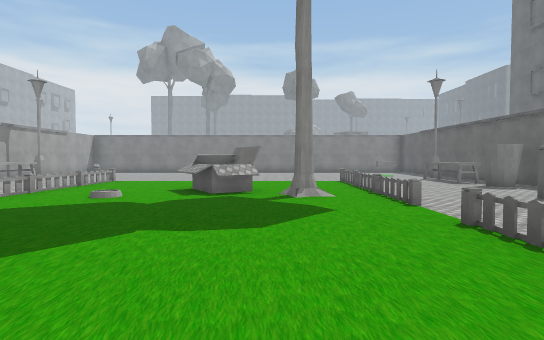
view 1 (above)

18 first-person views from a walk through a scene from a Unity 3-D project. The camera is 1.5 m above the floor, tilts 2° down and sees 80° across. The floor is counted in squares, 2 m on a side. Each view is taken from the middle of a square. On the plan, view 1 faces up. The plan holds only what a view shows up to about 11 squares ahead; the rest is blank. The place goes on beyond the plan. The player character is not drawn. Some surface patterns are stand-ins.

view 2
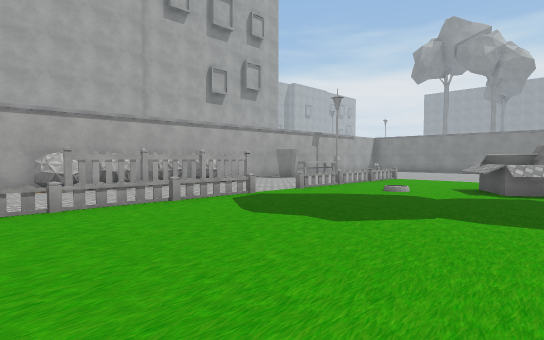

view 3
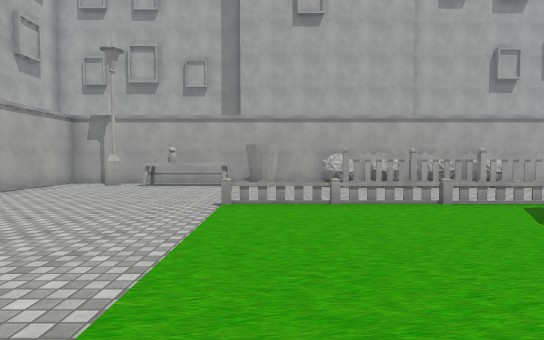

view 4
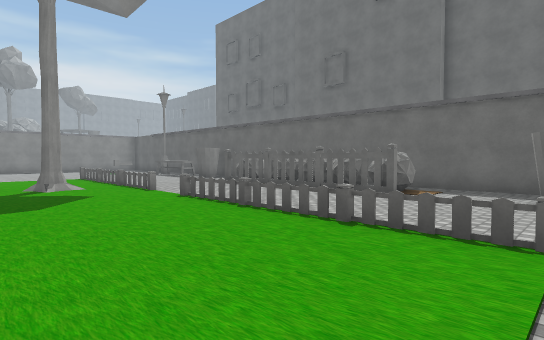

view 5
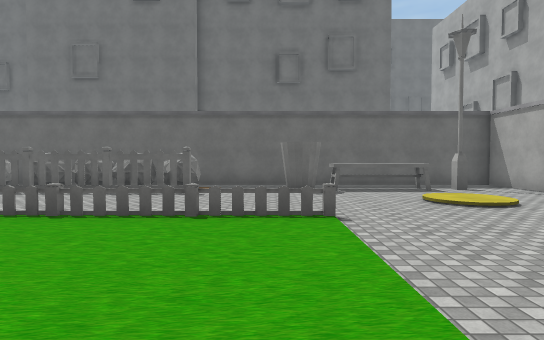

view 6
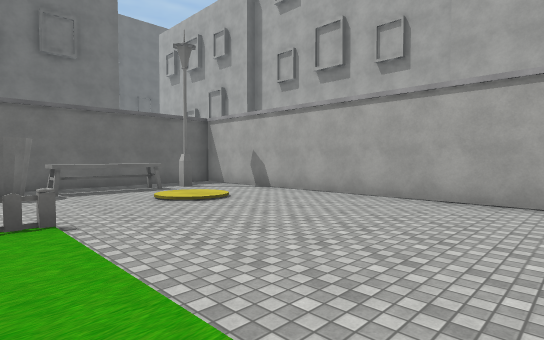

view 7
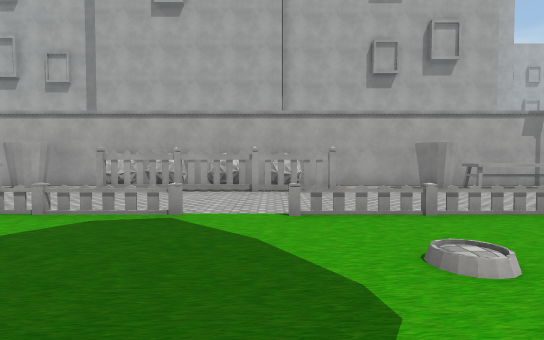

view 8
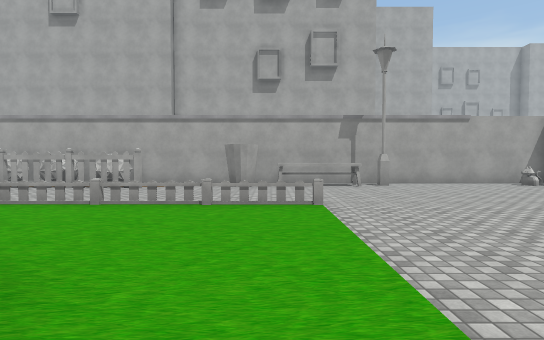

view 9
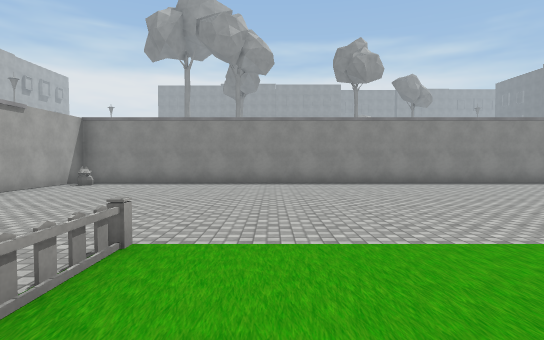

view 10
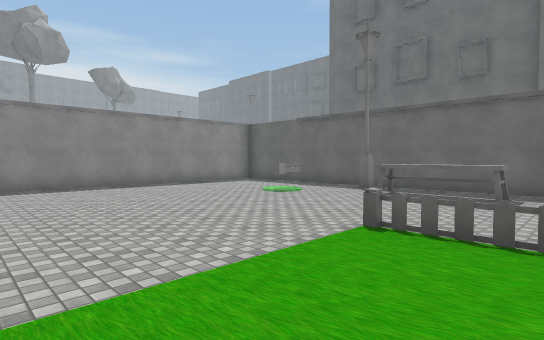

view 11
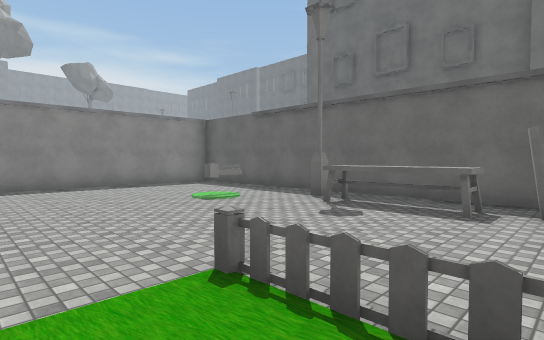

view 12
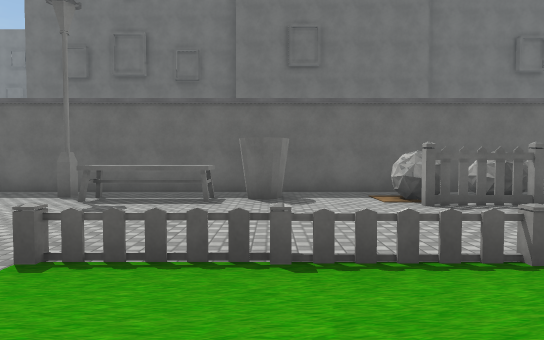

view 13
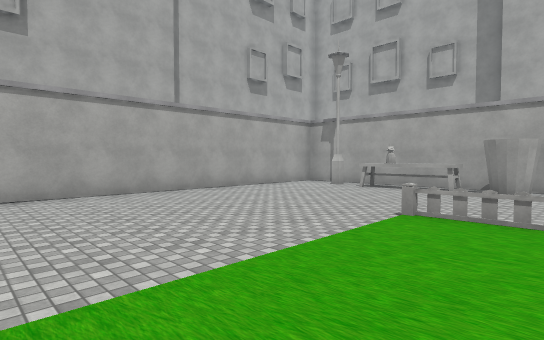

view 14
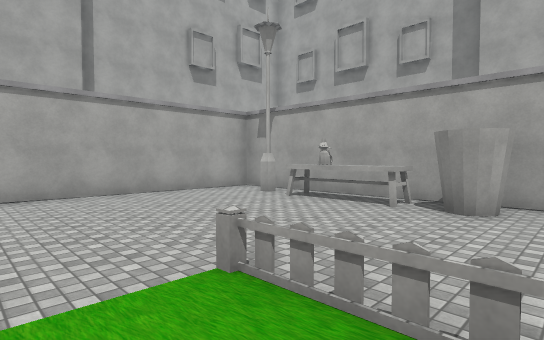

view 15
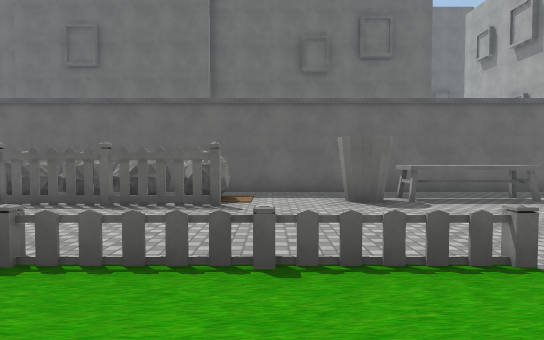

view 16
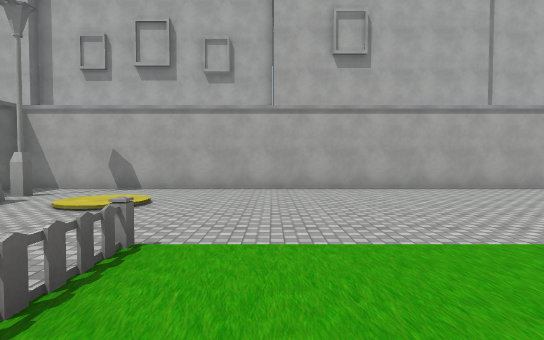

view 17
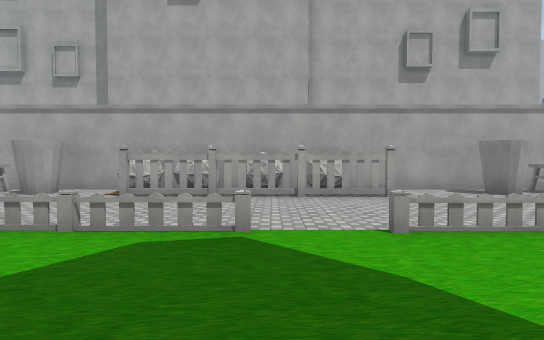

view 18
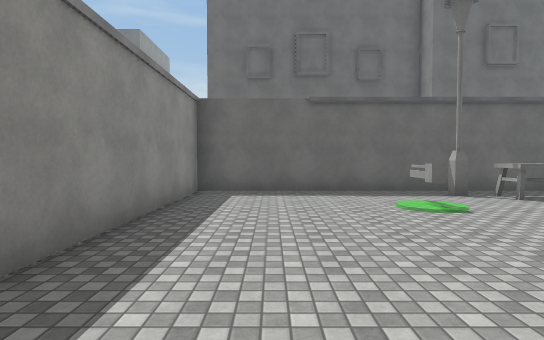

### Floor plan
Points are (right, up) in squares from view 1. A wall is a line through its corners. A room is listed if a view was taken in it or the views show most of it. See-through windows are left out.
Room 1 (views 1, 2, 3, 4, 5, 6, 7, 8, 9, 10, 11, 12, 13, 14, 15, 16, 17, 18)
walls: (7.4, -7.3) (7.4, 18.7) (-10.2, 18.7) (-10.2, -7.3) (7.4, -7.3)
objects: bush (-10, 1) to (-9, 1); bush (-10, 5); other object (-10, 17); bench (-9, -4) to (-9, -3); bin (-9, -1); bush (-9, 2) to (-9, 3); fence (-9, 4); fence (-9, 5) to (-9, 6); bin (-9, 9) to (-9, 10); bench (-9, 11) to (-9, 12); fence (-5, -1) to (-5, 0); fence (-5, 1); fence (-5, 2) to (-5, 3); fence (-5, 6) to (-5, 7); fence (-5, 8); fence (-5, 9) to (-5, 10); other object (-2, 7) to (-1, 8); tree (1, 7); fence (2, -1) to (2, 0); fence (2, 1); fence (2, 2) to (2, 3); fence (2, 6) to (2, 7); fence (2, 8); fence (2, 9) to (2, 10); fence (5, 2); fence (5, 4); fence (5, 5); other object (5, 15); bench (6, -5) to (6, -3); bin (6, -2); bush (6, 1) to (6, 2); bush (6, 3); bush (6, 4); bush (6, 5); bush (6, 6); bin (6, 9) to (7, 10); bench (6, 11) to (6, 12)

Positions as (right, up) in squares from view 1, and headings:
1: (0, 0), facing up
2: (0, -1), facing up-left
3: (0, -1), facing left
4: (-1, -2), facing up-right
5: (-2, -1), facing right
6: (-2, -1), facing down-right
7: (-1, 5), facing left
8: (0, 10), facing left
9: (-4, 8), facing up
10: (-1, 9), facing up-right
11: (1, 9), facing up-right
12: (0, 9), facing right
13: (-1, 0), facing down-left
14: (-4, 0), facing down-left
15: (0, 0), facing right
16: (1, 1), facing down
17: (-2, 4), facing left
18: (0, 17), facing right
